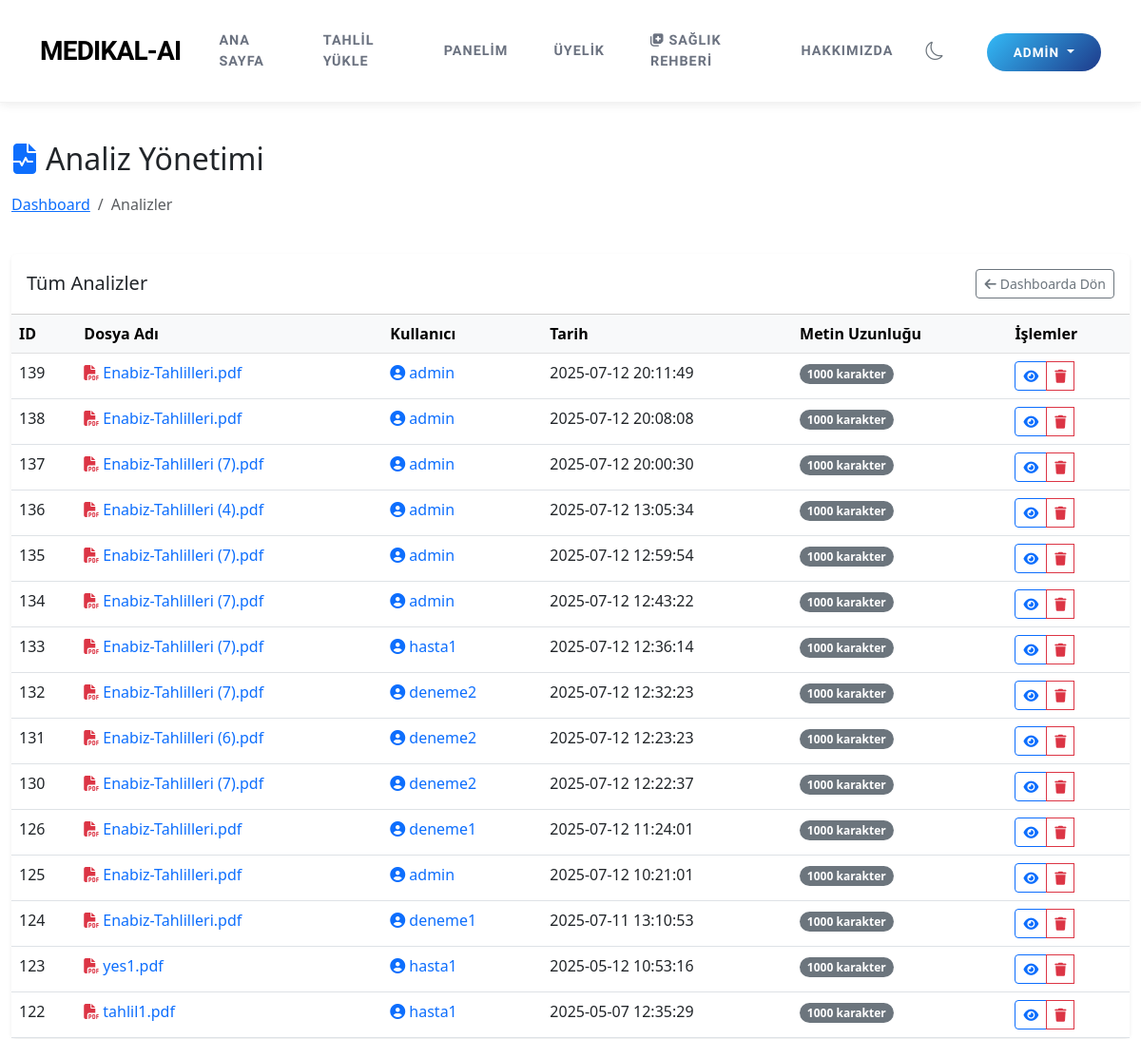
The app's page /admin/analyses (signed in, upper part), older data.
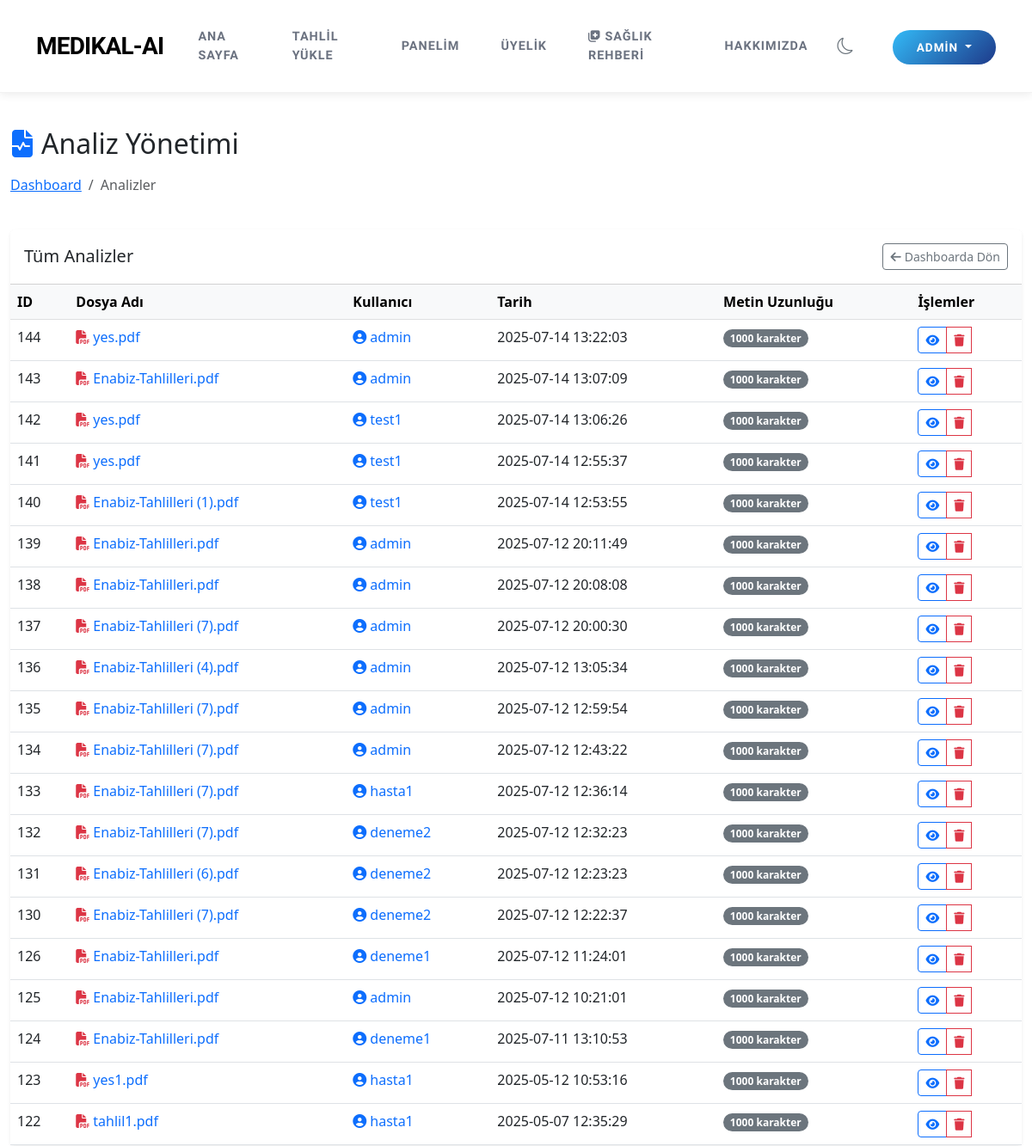
The same page, newer data.
### tables this page shows
CREATE TABLE analyses (
        id INTEGER PRIMARY KEY AUTOINCREMENT,
        user_id INTEGER,
        file_name TEXT,
        analysis_text TEXT,
        analysis_result TEXT,
        created_at TIMESTAMP DEFAULT CURRENT_TIMESTAMP, analysis_json TEXT, analysis_type TEXT DEFAULT 'kan',
        FOREIGN KEY (user_id) REFERENCES users (id)
    );

CREATE TABLE users (
        id INTEGER PRIMARY KEY AUTOINCREMENT,
        username TEXT UNIQUE NOT NULL,
        password TEXT NOT NULL,
        email TEXT UNIQUE NOT NULL,
        created_at TIMESTAMP DEFAULT CURRENT_TIMESTAMP
    , role TEXT DEFAULT 'user', is_active BOOLEAN DEFAULT 1, login_count INTEGER DEFAULT 0, subscription_plan TEXT DEFAULT 'free', stripe_customer_id TEXT, subscription_status TEXT DEFAULT 'active', subscription_end_date TIMESTAMP, lemonsqueezy_subscription_id TEXT);

### app.py (the view)
@app.route('/admin/analyses')
@admin_required
def admin_analyses():
    conn = sqlite3.connect(DB_PATH)
    conn.row_factory = sqlite3.Row
    c = conn.cursor()
    c.execute("""
        SELECT a.*, u.username
        FROM analyses a
        JOIN users u ON a.user_id = u.id
        ORDER BY a.created_at DESC
    """)
    analyses = c.fetchall()
    conn.close()
    return render_template('admin/analyses.html', analyses=analyses)

### templates/admin/analyses.html (shortened to what this page needs)
{% extends "layout.html" %}
{% block content %}
<div class="container-fluid py-4">
    <div class="row mb-4">
        <div class="col-md-12">
            <h2 class="mb-3"><i class="fas fa-file-medical-alt me-2 text-primary"></i>Analiz Yönetimi</h2>
            <nav aria-label="breadcrumb">
                <ol class="breadcrumb">
                    <li class="breadcrumb-item"><a href="{{ url_for('admin_dashboard') }}">Dashboard</a></li>
                    <li class="breadcrumb-item active">Analizler</li>
                </ol>
            </nav>
        </div>
    </div>
    <div class="card border-0 shadow-sm">
        <div class="card-header bg-white py-3 d-flex justify-content-between align-items-center">
            <h5 class="mb-0">Tüm Analizler</h5>
            <a href="{{ url_for('admin_dashboard') }}" class="btn btn-outline-secondary btn-sm">
                <i class="fas fa-arrow-left me-1"></i>Dashboarda Dön
            </a>
        </div>
        <div class="card-body p-0">
            {% if analyses %}
            <div class="table-responsive">
                <table class="table table-hover mb-0">
                    <thead class="table-light">
                        <tr>
                            <th>ID</th>
                            <th>Dosya Adı</th>
                            <th>Kullanıcı</th>
                            <th>Tarih</th>
                            <th>Metin Uzunluğu</th>
                            <th>İşlemler</th>
                        </tr>
                    </thead>
                    <tbody>
                        {% for analysis in analyses %}
                        <tr>
                            <td>{{ analysis.id }}</td>
                            <td>
                                <a href="{{ url_for('admin_analysis_detail', analysis_id=analysis.id) }}" class="text-decoration-none">
                                    <i class="fas fa-file-pdf text-danger me-1"></i>{{ analysis.file_name }}
                                </a>
                            </td>
                            <td>
                                <a href="{{ url_for('admin_user_detail', user_id=analysis.user_id) }}" class="text-decoration-none">
                                    <i class="fas fa-user-circle text-primary me-1"></i>{{ analysis.username }}
                                </a>
                            </td>
                            <td>{{ analysis.created_at }}</td>
                            <td>
                                <span class="badge bg-secondary rounded-pill">{{ analysis.analysis_text|length }} karakter</span>
                            </td>
                            <td>
                                <div class="btn-group btn-group-sm" role="group">
                                    <a href="{{ url_for('admin_analysis_detail', analysis_id=analysis.id) }}" class="btn btn-outline-primary" title="Görüntüle">
                                        <i class="fas fa-eye"></i>
                                    </a>
                                    <button type="button" class="btn btn-outline-danger" title="Sil" data-bs-toggle="modal" data-bs-target="#deleteModal{{ analysis.id }}">
                                        <i class="fas fa-trash"></i>
                                    </button>
                                </div>
                            </td>
                        </tr>
                        {% endfor %}
                    </tbody>
                </table>
            </div>
            {% else %}
            <div class="text-center py-5">
                <i class="fas fa-file-medical-alt text-muted mb-3" style="font-size: 3rem;"></i>
                <h5>Henüz analiz bulunmuyor.</h5>
            </div>
            {% endif %}
        </div>
    </div>
</div>
{% endblock %}

### templates/layout.html (shortened to what this page needs)
<!DOCTYPE html>
<html lang="tr" data-bs-theme="light">
<head>
    <link href="https://cdn.jsdelivr.net/npm/bootstrap@5.3.0/dist/css/bootstrap.min.css" rel="stylesheet">
    <link rel="stylesheet" href="https://cdn.jsdelivr.net/npm/bootstrap-icons@1.10.0/font/bootstrap-icons.css">
    <link rel="stylesheet" href="https://cdnjs.cloudflare.com/ajax/libs/font-awesome/6.4.0/css/all.min.css">
</head>
<body {% if is_new_user %}data-new-user="true"{% endif %}>
    <nav class="navbar navbar-expand-lg navbar-light sticky-top">
        <div class="container">
            <a class="navbar-brand" href="{{ url_for('index') }}">
                MEDIKAL-AI
            </a>
            <div class="collapse navbar-collapse" id="navbarNav">
                <ul class="navbar-nav">
                    <li class="nav-item">
                        <a class="nav-link {% if request.path == url_for('index') %}active{% endif %}" href="{{ url_for('index') }}">Ana Sayfa</a>
                    </li>
                    {% if session.user_id %}
                    <li class="nav-item">
                        <a class="nav-link {% if request.path == url_for('analyze') %}active{% endif %}" href="{{ url_for('analyze') }}">Tahlil Yükle</a>
                    </li>
                    <li class="nav-item">
                        <a class="nav-link {% if request.path == url_for('dashboard') %}active{% endif %}" href="{{ url_for('dashboard') }}">Panelim</a>
                    </li>
                    <li class="nav-item">
                        <a class="nav-link {% if request.path == url_for('subscription_plans') %}active{% endif %}" href="{{ url_for('subscription_plans') }}">Üyelik</a>
                    </li>
                    {% endif %}
                    <li class="nav-item">
                        <a class="nav-link {% if request.path.startswith('/blog') %}active{% endif %}" href="{{ url_for('blog') }}">
                            <i class="fas fa-notes-medical me-1"></i>Sağlık Rehberi
                        </a>
                    </li>
                    <li class="nav-item">
                        <a class="nav-link {% if request.path == url_for('about') %}active{% endif %}" href="{{ url_for('about') }}">Hakkımızda</a>
                    </li>
                    <li class="nav-item">
                        <button class="theme-toggle" id="theme-toggle" aria-label="Temayı değiştir">
                    <i class="bi bi-sun"></i>
                </button>
                    </li>
                </ul>
                <div class="d-flex align-items-center ms-auto">
                {% if not session.user_id %}
                    <a href="{{ url_for('register') }}" class="connect-btn">Başla</a>
                {% else %}
                    <div class="dropdown">
                        <a class="connect-btn dropdown-toggle" href="#" role="button" data-bs-toggle="dropdown" aria-expanded="false">
                            {{ session.username }}
                    </a>
                </div>
                {% endif %}
            </div>
            </div>
        </div>
    </nav>
    <div class="content">
        {% block content %}{% endblock %}
    </div>
</body>
</html>

### templates/layout.html (style rules this page uses)
body { min-height: 100vh; display: flex; flex-direction: column; transition: background-color 0.3s ease, color 0.3s ease; }
.content { flex: 1; }
.navbar { padding: 20px 0; background-color: #ffffff !important; box-shadow: 0 2px 10px rgba(0,0,0,0.08); transition: all 0.3s ease; border-bottom: 1px solid rgba(0,0,0,0.05); }
.navbar-brand { font-weight: 800; font-size: 1.75rem; color: #000000 !important; text-decoration: none; letter-spacing: -0.8px; transition: all 0.3s ease; font-family: 'Plus Jakarta Sans', sans-serif; }
.navbar-nav { margin-left: auto; align-items: center; }
.navbar-nav .nav-link { font-weight: 600; font-size: 0.9rem; color: #6b7280 !important; padding: 12px 24px !important; transition: all 0.3s ease; text-transform: uppercase; letter-spacing: 1px; position: relative; font-family: 'Plus Jakarta Sans', sans-serif; }
.navbar-nav .nav-link::after { content: ''; position: absolute; bottom: 8px; left: 50%; width: 0; height: 2px; background: linear-gradient(135deg, #33baf7 0%, #1e3a8a 100%); transition: all 0.3s ease; transform: translateX(-50%); }
.connect-btn { background: linear-gradient(135deg, #33baf7 0%, #1e3a8a 100%) !important; color: white !important; padding: 12px 28px !important; border-radius: 50px !important; font-weight: 700 !important; font-size: 0.85rem !important; text-transform: uppercase !important; letter-spacing: 1px !important; border: none !important; transition: all 0.3s ease !important; margin-left: 20px !important; text-decoration: none !important; font-family: 'Plus Jakarta Sans', sans-serif; }
.theme-toggle { background: transparent; border: none; padding: 8px; border-radius: 50%; transition: all 0.3s ease; margin-right: 15px; }
.theme-toggle { cursor: pointer; padding: 5px 10px; border-radius: 50px; display: flex; align-items: center; transition: all 0.3s ease; border: none; background-color: transparent; }
.bi-moon { color: #6c757d; font-size: 1.2rem; }
[data-bs-theme="light"] .bi-moon { display: inline-block; }
@media (min-width: 992px) { .container { max-width: 1140px; } }

Row changes from the older to the newer data that the page shows:
added analyses: id "144", file_name "yes.pdf", username "admin", created_at "2025-07-14 13:22:03", analysis_text|length "1000"
added analyses: id "143", file_name "Enabiz-Tahlilleri.pdf", username "admin", created_at "2025-07-14 13:07:09", analysis_text|length "1000"
added analyses: id "142", file_name "yes.pdf", username "test1", created_at "2025-07-14 13:06:26", analysis_text|length "1000"
added analyses: id "141", file_name "yes.pdf", username "test1", created_at "2025-07-14 12:55:37", analysis_text|length "1000"
added analyses: id "140", file_name "Enabiz-Tahlilleri (1).pdf", username "test1", created_at "2025-07-14 12:53:55", analysis_text|length "1000"
